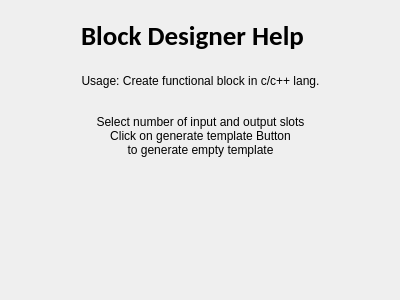
<?xml version="1.0" encoding="UTF-8"?>
<ui version="4.0">
 <class>HelpDialog</class>
 <widget class="QDialog" name="HelpDialog">
  <property name="geometry">
   <rect>
    <x>0</x>
    <y>0</y>
    <width>400</width>
    <height>300</height>
   </rect>
  </property>
  <property name="windowTitle">
   <string>Help</string>
  </property>
  <widget class="QLabel" name="label">
   <property name="geometry">
    <rect>
     <x>10</x>
     <y>20</y>
     <width>371</width>
     <height>31</height>
    </rect>
   </property>
   <property name="font">
    <font>
     <family>Carlito</family>
     <pointsize>20</pointsize>
     <weight>75</weight>
     <bold>true</bold>
    </font>
   </property>
   <property name="text">
    <string>Block Designer Help </string>
   </property>
   <property name="alignment">
    <set>Qt::AlignCenter</set>
   </property>
  </widget>
  <widget class="QLabel" name="label_2">
   <property name="geometry">
    <rect>
     <x>20</x>
     <y>60</y>
     <width>361</width>
     <height>41</height>
    </rect>
   </property>
   <property name="text">
    <string>Usage: Create functional block in c/c++ lang.</string>
   </property>
   <property name="alignment">
    <set>Qt::AlignCenter</set>
   </property>
  </widget>
  <widget class="QLabel" name="label_3">
   <property name="geometry">
    <rect>
     <x>20</x>
     <y>100</y>
     <width>361</width>
     <height>71</height>
    </rect>
   </property>
   <property name="text">
    <string>Select number of input and output slots
Click on generate template Button 
 to generate empty template </string>
   </property>
   <property name="alignment">
    <set>Qt::AlignCenter</set>
   </property>
  </widget>
 </widget>
 <resources/>
 <connections/>
</ui>
